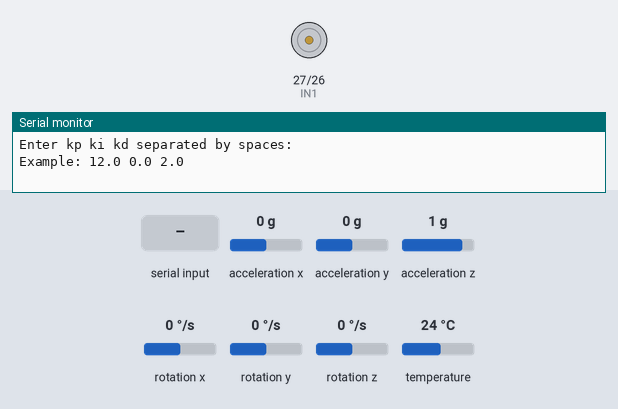
The sketch below on a simulated ESP32. Parts: motor-driver pin pairs drawn as motors (green arrow = first pin HIGH = forward, orange = second pin HIGH = backward, longer = more drive, scaled by the enable pin), the last lines printed to the serial monitor. Inputs (shaded band) come from the test bench; at power-on: acceleration x 0 g, acceleration z 1 g, acceleration y 0 g, rotation x 0 °/s, rotation y 0 °/s, rotation z 0 °/s, temperature 24 °C.

Above: at 2.8 s.
2.9 s: "90,45,200\n" received over Serial
4.4 s: acceleration x set to -1.4 g
At 5.3 s:
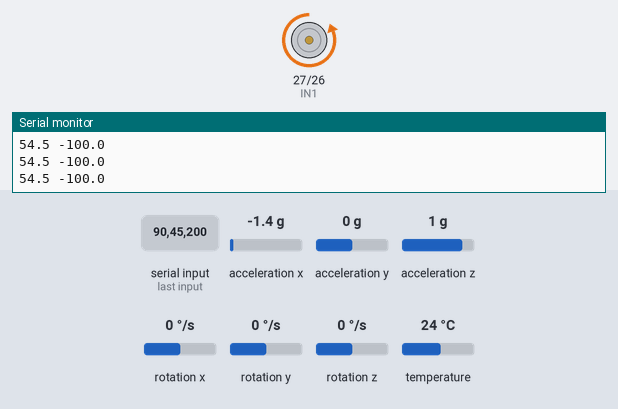
6.3 s: acceleration z set to 0 g
At 6.47 s:
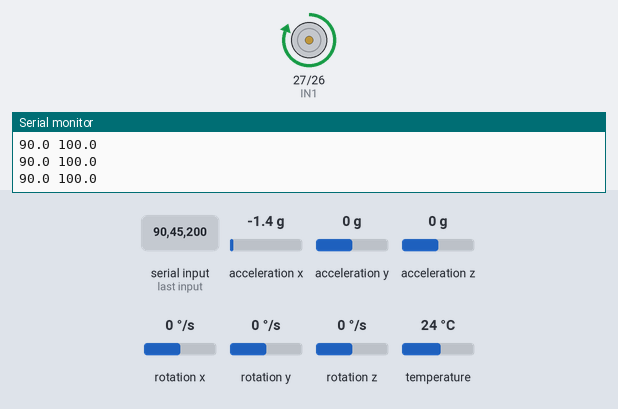
Timing chart, 0 to 9.3 s (numbered marks = the images above; inputs shaded):
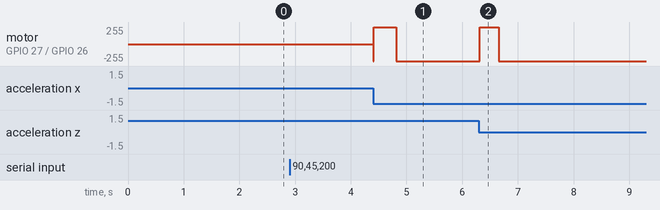

Measured:
- after the input at 4.4 s, motor on GPIO 27 (IN1) / GPIO 26 (IN2): stopped → forward 255/255 at once, → backward 255/255 0.42 s later
- after the input at 6.3 s, motor on GPIO 27 (IN1) / GPIO 26 (IN2): backward 255/255 → forward 255/255 at once, → backward 255/255 0.33 s later

The sketch:

ball_balancer.ino
```cpp
#include "mpu_interface.h"
#include "pid.h"
#include "motor_control.h"

// Remove const so they can change
double kp = 12.0;
double ki = 0.0;
double kd = 2.0;

double output_max = 100;
double output_min = -100;

PID pid_control(0,0,0, output_max, output_min);  // initialize with zeros
mpuInterface mpu_IP;
motorControl motor;

double pitch;
double set_point = 0.0;
double control_output = 0.0;
uint32_t lastPrint = micros();
const uint32_t LOOP_US = 5000; // 5ms = 200Hz
uint32_t lastLoop = 0;

void waitForPIDInput() {
  Serial.println("Enter kp ki kd separated by spaces:");
  Serial.println("Example: 12.0 0.0 2.0");

  while (!Serial.available()) {
    // wait here (only happens once at startup)
  }

  kp = Serial.parseFloat();
  ki = Serial.parseFloat();
  kd = Serial.parseFloat();

  Serial.println("PID values updated:");
  Serial.print("kp: "); Serial.println(kp);
  Serial.print("ki: "); Serial.println(ki);
  Serial.print("kd: "); Serial.println(kd);

  // Update PID controller gains
  pid_control.setTunings(kp, ki, kd);

  // Clear buffer
  while (Serial.available()) Serial.read();
}

void setup() {
  Serial.begin(115200);

  mpu_IP.setup_mpu();
  motor.setupMotor();

  delay(2000);  // Give Serial Monitor time to open
  waitForPIDInput();  // Only runs once
}

void loop() {
  uint32_t now = micros();
  if ((uint32_t)(now - lastLoop) < LOOP_US) return;

  float dt = (now - lastLoop) / 1000000.0f;
  lastLoop = now;

  pitch = mpu_IP.get_pitch();
  control_output = pid_control.compute(set_point, pitch, dt);
  motor.setMotorPower(control_output);

  if (now-lastPrint >= 50000){ //50 ms, 20 hz
    lastPrint = now;
    Serial.print(pitch,1);
    Serial.print(" "); Serial.println(control_output,1);

  }

}
```

motor_control.h
```cpp
#ifndef MOTOR_CONTROL_H
#define MOTOR_CONTROL_H

class motorControl{

  private:
    const int ENA = 25;   // Speed (PWM)
    const int IN1 = 27;   // Direction
    const int IN2 = 26;   // Direction

    int clampInt(int x, int lo, int hi) {
      if (x < lo) return lo;
      if (x > hi) return hi;
      return x;
    }
  public:
    void setupMotor() {
      pinMode(ENA, OUTPUT);
      pinMode(IN1, OUTPUT);
      pinMode(IN2, OUTPUT);

      setMotorPower(0);
    }

    void setMotorPower(int power) {
      power = clampInt(power, -100, 100);

      int pwm = map(abs(power), 0, 100, 0, 255);

      if (power > 0) {
        digitalWrite(IN1, HIGH);
        digitalWrite(IN2, LOW);
      } else if (power < 0) {
        digitalWrite(IN1, LOW);
        digitalWrite(IN2, HIGH);
      } else {
        digitalWrite(IN1, LOW);
        digitalWrite(IN2, LOW); // coast
      }

      analogWrite(ENA, pwm);
    }


};


#endif
```

mpu_interface.h
```cpp
#ifndef MPU_INTERFACE_H
#define MPU_INTERFACE_H

#include <Arduino.h>
#include <Wire.h>
#include <Adafruit_MPU6050.h>
#include <Adafruit_Sensor.h>
#include <math.h>

class mpuInterface {
private:
  Adafruit_MPU6050 mpu;

  // Reuse event structs
  sensors_event_t aEvt, gEvt, tEvt;

  // Timing / caching
  uint32_t lastUpdateMicros = 0;
  float lastPitch = 0.0f;
  float lastRoll  = 0.0f;

  // Target update rate (Hz)
  static constexpr uint16_t kRateHz = 200;
  static constexpr uint32_t kPeriodUs = 1000000UL / kRateHz;

public:
  bool setup_mpu() {
    Wire.begin(21, 22);
    Wire.setClock(1000000);

    if (!mpu.begin()) {
      Serial.println("MPU6050 not found");
      return false;
    }

    // Accel-only tilt prefers a bit of filtering to reduce jitter
    mpu.setAccelerometerRange(MPU6050_RANGE_2_G);
    mpu.setGyroRange(MPU6050_RANGE_250_DEG);
    mpu.setFilterBandwidth(MPU6050_BAND_44_HZ);

    lastUpdateMicros = micros();

    // Prime one read
    mpu.getEvent(&aEvt, &gEvt, &tEvt);
    return true;
  }

  // Accel-only pitch/roll in degrees (fast return to level, but noisy during motion)
  inline float get_pitch() {
    update_if_due();
    return lastPitch;
  }

  inline float get_roll() {
    update_if_due();
    return lastRoll;
  }

private:
  inline void update_if_due() {
    const uint32_t now = micros();
    if ((uint32_t)(now - lastUpdateMicros) < kPeriodUs) return;
    lastUpdateMicros += kPeriodUs;

    mpu.getEvent(&aEvt, &gEvt, &tEvt);

    const float ax = aEvt.acceleration.x; // m/s^2
    const float ay = aEvt.acceleration.y;
    const float az = aEvt.acceleration.z;

    // Standard tilt from gravity (degrees)
    // Pitch: rotation around Y (depends on your axis convention)
    const float pitchRad = atan2f(-ax, sqrtf(ay * ay + az * az));
    const float rollRad  = atan2f( ay, az );

    lastPitch = pitchRad * 180.0f / (float)M_PI;
    lastRoll  = rollRad  * 180.0f / (float)M_PI;
  }
};

#endif
```

pid.h
```cpp
// pid.h — PID controller for Arduino (dt in seconds) with output limits,
// anti-windup (back-calculation), derivative-on-measurement, and D low-pass.

#ifndef PID_H
#define PID_H

class PID {
public:
  // outMax/outMin should be whatever your motor mapper expects (e.g. -100..100)
  PID(float kp, float ki, float kd,
      float outMax = 1e9f, float outMin = -1e9f,
      float dFilterHz = 25.0f, float awGain = 0.5f)
    : _kp(kp), _ki(ki), _kd(kd),
      _outMax(outMax), _outMin(outMin),
      _dFilterHz(dFilterHz), _awGain(awGain) {
    if (_outMax < _outMin) { float t = _outMax; _outMax = _outMin; _outMin = t; }
  }

  void setTunings(float kp, float ki, float kd) {
    _kp = kp;
    _ki = ki;
    _kd = kd;
  }

  // Keep signature as you requested: (outMax, outMin)
  void setOutputLimits(float outMax, float outMin) {
    _outMax = outMax;
    _outMin = outMin;
    if (_outMax < _outMin) { float t = _outMax; _outMax = _outMin; _outMin = t; }
  }

  // Optional: adjust derivative filter (Hz) and anti-windup strength
  void setDerivativeFilterHz(float hz) { _dFilterHz = (hz > 0.0f) ? hz : 0.0f; }
  void setAntiWindupGain(float g)      { _awGain = (g >= 0.0f) ? g : 0.0f; }

  void reset(float currentInput = 0.0f) {
    _integral = 0.0f;
    _dFilt = 0.0f;
    _lastInput = currentInput;
    _hasLast = false;
  }

  // dt in seconds
  float compute(float setpoint, float input, float dt) {
    // dt guards (prevents spikes on first loop or timing hiccups)
    if (dt < 1e-4f) dt = 1e-4f;   // 0.1 ms
    if (dt > 0.05f) dt = 0.05f;   // 50 ms

    const float error = setpoint - input;

    // Derivative on measurement (reduces derivative kick)
    float dMeas = 0.0f;
    if (_hasLast) {
      dMeas = (input - _lastInput) / dt; // measurement derivative
    } else {
      _hasLast = true;
      _lastInput = input;
      dMeas = 0.0f;
    }

    // 1st-order low-pass on derivative (optional but recommended for IMU noise)
    float dTerm = 0.0f;
    if (_dFilterHz > 0.0f) {
      const float rc = 1.0f / (2.0f * 3.1415926f * _dFilterHz);
      const float alpha = dt / (rc + dt);           // 0..1
      _dFilt += alpha * (dMeas - _dFilt);
      dTerm = -_kd * _dFilt;                        // negative because D on measurement
    } else {
      dTerm = -_kd * dMeas;
    }

    // PI + D
    float u = (_kp * error) + (_ki * _integral) + dTerm;

    // Clamp
    float uSat = u;
    if (uSat > _outMax) uSat = _outMax;
    if (uSat < _outMin) uSat = _outMin;

    // Anti-windup: back-calculation (integrator tracks saturation)
    // integral_dot = error + awGain*(uSat - u)
    if (_ki != 0.0f) {
      _integral += (error + _awGain * (uSat - u)) * dt;
    } else {
      _integral = 0.0f;
    }

    _lastInput = input;
    return uSat;
  }

private:
  float _kp, _ki, _kd;

  float _integral = 0.0f;

  float _lastInput = 0.0f;
  bool  _hasLast = false;

  // Derivative filter state/params
  float _dFilt = 0.0f;
  float _dFilterHz = 25.0f;

  // Output limits (kept as outMax/outMin as requested)
  float _outMax = 1e9f;
  float _outMin = -1e9f;

  // Anti-windup back-calculation gain
  float _awGain = 0.5f;
};

#endif
```
